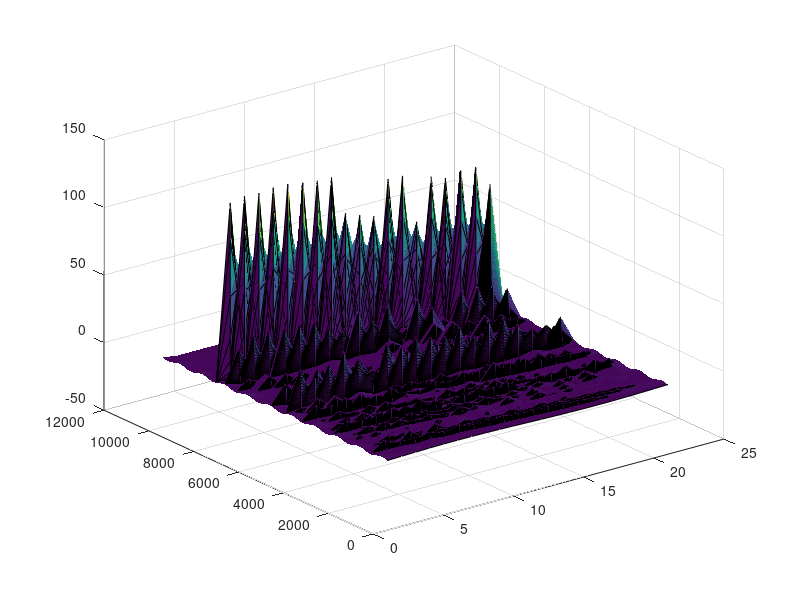

This figure's MATLAB source:
maxT=10;
minT=0;
minX=0;
maxX=1;
deltaX=0.05;
deltaT=0.001;

Nt=maxT/deltaT+1;
Nx=maxX/deltaX+1;

u=zeros(Nt,Nx);

% initial condition
for i=1:Nx
    u(1,i)=1.5+sin(2*pi*(i-1)*deltaX);
end

% boundary condition (PBC)
for i=1:Nt
    u(i,1)=1.5+sin(2*pi*(i-1)*deltaT);
    u(i,Nx)=1.5+sin(2*pi*(i-1)*deltaT);
end

%implement the scheme
for i=2:Nt
    for j=2:(Nx-1)
        u(i,j)=u(i-1,j)+(deltaT/(2*deltaX))*u(i-1,j)*(u(i-1,j+1)-u(i-1,j-1));
    end
end

%get the needed result
finalU=u(Nt,:);
%plot(finalU)
surf(u)